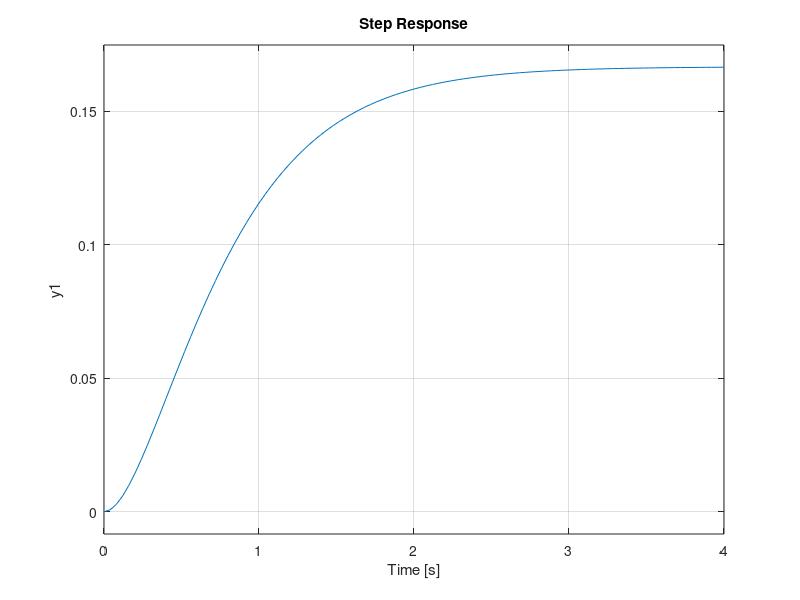
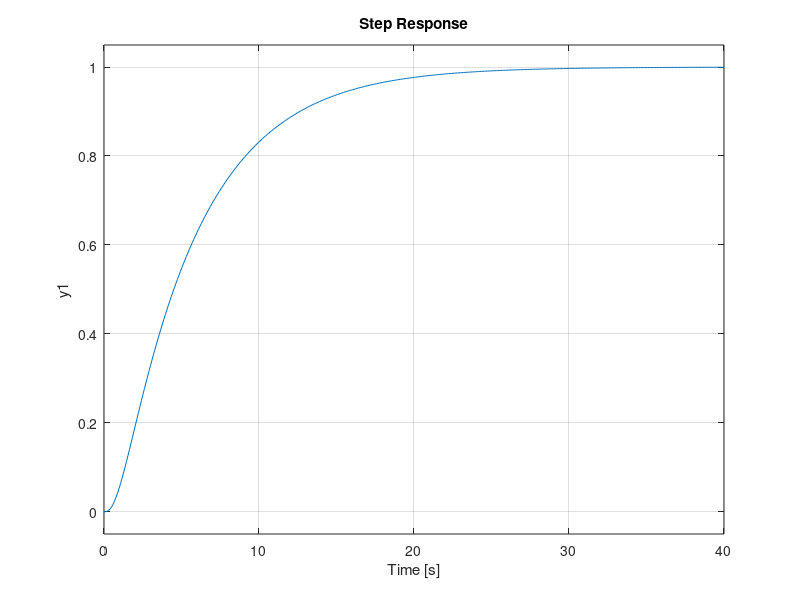
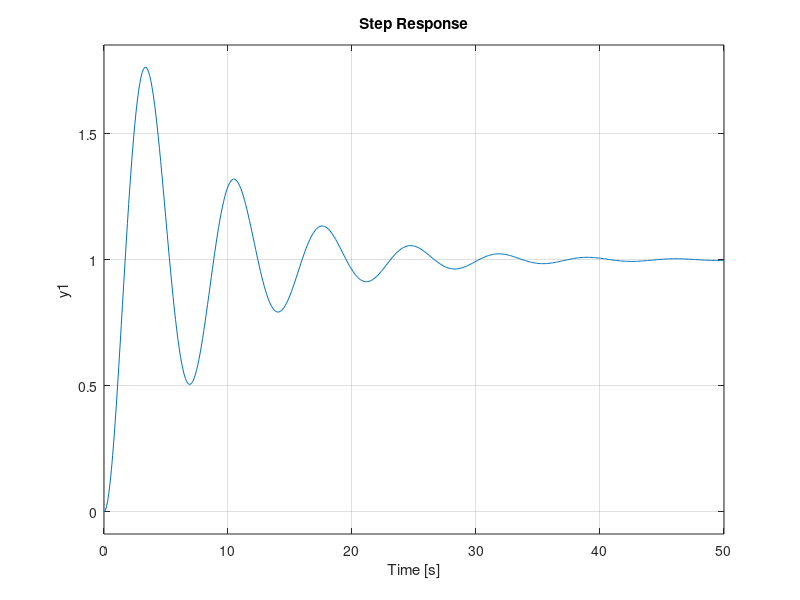

The MATLAB script that drew these images, in order: (Note: this script raises an error after producing the figures.)
%% Experiment 9 : Steady State Error Minimization
%Name : Shruti Mandaokar
%PRN : 17070123102
%Batch : Entc EB2

clc;
clear all;
close all;
%% TYPE 0
N1=[0 0 1];
D1=conv([1 2],[1 3]);
G1=tf(N1,D1)
G2=feedback(G1,1,-1)
figure(1)
subplot(2,1,1)
impulse(G2)
subplot(2,1,2)
N2=[0 0 1];

step(G1)
%% TYPE 1
D2=conv([1 2],[1 3]);
D2=conv([1 0],D2);
G3=tf(N2,D2)
G4=feedback(G3,1,-1)
figure(2)
subplot(2,1,1)
impulse(G4)
subplot(2,1,2)
step(G4)
%% TYPE 2
N3=conv([1 1],[1 4]);
D3=conv([1 2],[1 3]);
D3=conv([1 0 0],D3);
G5=tf(N3,D3)
G6=feedback(G5,1,-1)
figure(3)
subplot(2,1,1)
impulse(G6)
subplot(2,1,2)
step(G6)

%% Unit Ramp without K
s = tf('s');

Num = conv([1 3],[1 5]);
Den1 = conv([1 7],[1 8]);
Den2 = conv([1 0], Den1);
G9 = tf(Num,Den2);
System = feedback(G9,1,-1)
t = 0:0.1:50;
u = t;
[y,t,x] = lsim(System,u,t);
figure()
a = imread('exp0901.PNG');
imshow(a);

% The input and output plot was obtained by using below functions.

%plot(t,y,'b',t,u,'r','LineWidth',1.8)
%xlabel('Time(secs)')
%ylabel('Amplitude')
%title('Unit Ramp without K')
%legend('Without K','Input');
%% Unit Ramp With K

K =37.33;
Num1 = conv([1 3],[1 5]);
Num2 = conv([0 0 K],Num1);
Den3 = conv([1 7],[1 8]);
Den4 = conv([1 0], Den3);
G10 = tf(Num2,Den4)
System1 = feedback(G10,1,-1)
t = 0:0.1:50;
u = t;
[y1,t,x] = lsim(System1,u,t);
figure()
b = imread('pg09.PNG');
imshow(b);

% Below functions were used to obtain the result.
% The output and input plot initially overlapped each other. So we changed
% the axis in order to distinguish both the waveforms.

%plot(t,y1,'b',t,u,'r','LineWidth',1.8)
%axis([32.2,34.5,32.2,34.5])
%xlabel('Time(secs)')
%ylabel('Amplitude')
%title('Unit Ramp With K');
%legend('With K','Input');

%% Conclusion :
% In this experiment, I simulated the step response and impulse response of
% Type-0, Type-1, Type-2 systems with unity feedback.
% I also observed that the Gain K is inversely proportional to the Steady
% State Error. When the system is with large Gain(K = 37.33), the steady 
% state error is less (Ess= 0.1). When the system is without Gain (K=1),
% the steady state error is large.